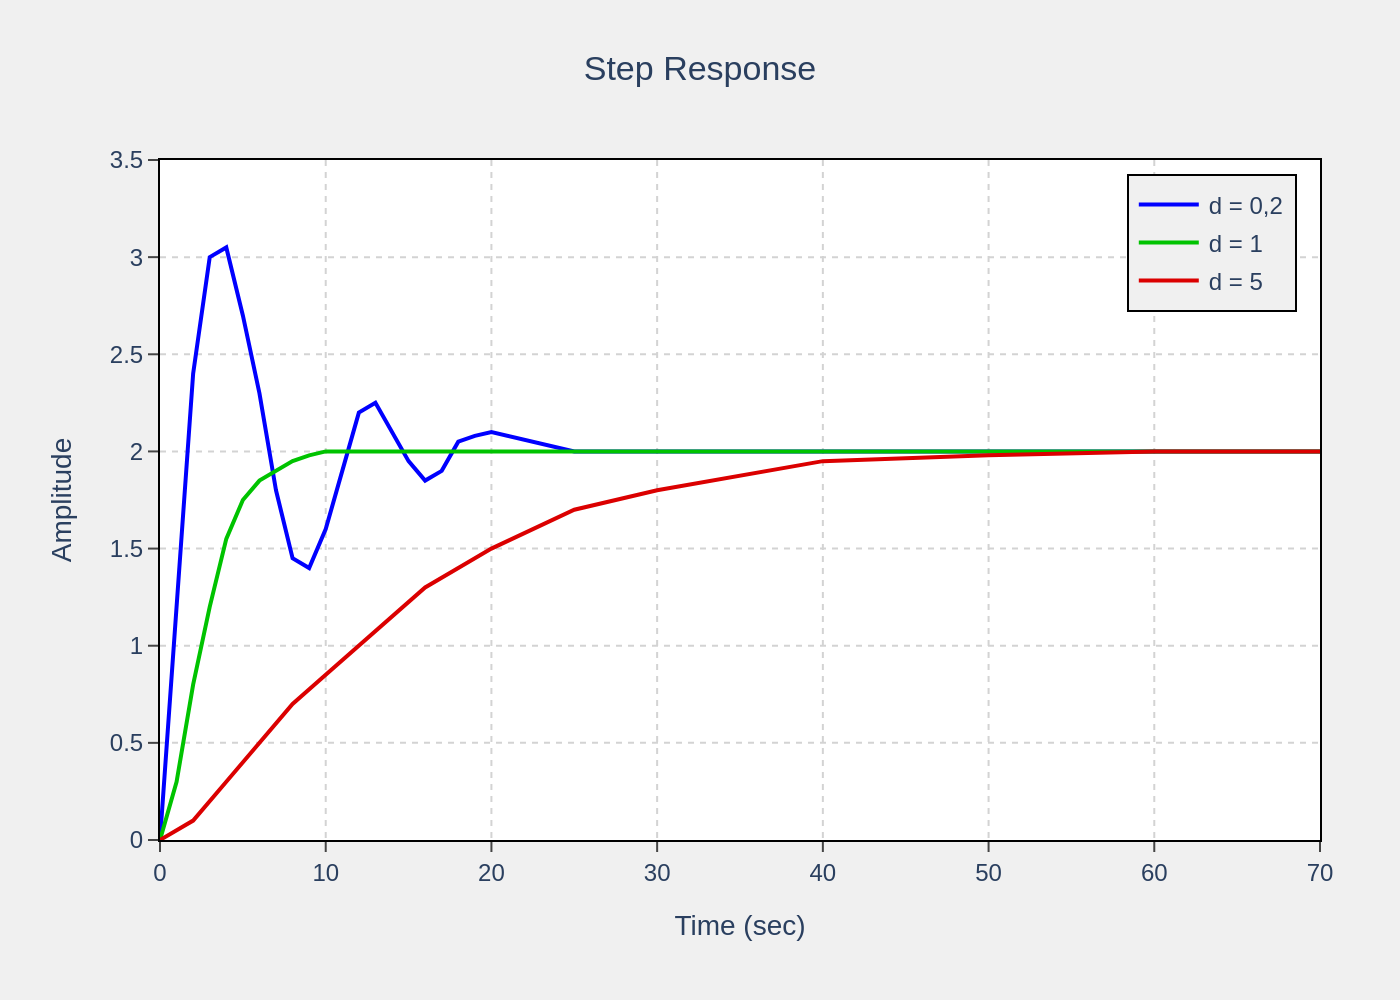

The script that drew this image:
import sys
import json
from pathlib import Path
import plotly.graph_objects as go

# --- 1. Argument and File Handling ---
if len(sys.argv) != 2:
    print("Usage: python script.py <path_to_json_file>")
    sys.exit(1)

json_path = Path(sys.argv[1])
if not json_path.is_file():
    print(f"Error: JSON file not found at '{json_path}'")
    sys.exit(1)

output_filename = json_path.with_suffix(".png")

# --- 2. Load Data from JSON ---
with open(json_path, 'r', encoding='utf-8') as f:
    chart_info = json.load(f)

chart_data = chart_info.get("chart_data", [])
texts = chart_info.get("texts", {})
colors = chart_info.get("colors", [])

# --- 3. Create Chart Figure ---
fig = go.Figure()

# --- 4. Add Traces ---
for i, series in enumerate(chart_data):
    fig.add_trace(go.Scatter(
        x=series.get('x'),
        y=series.get('y'),
        name=series.get('name'),
        mode='lines',
        line=dict(color=colors[i] if i < len(colors) else None, width=2)
    ))

# --- 5. Configure Layout ---
fig.update_layout(
    title=dict(
        text=texts.get('title'),
        x=0.5,
        xanchor='center'
    ),
    xaxis_title=texts.get('x_axis_title'),
    yaxis_title=texts.get('y_axis_title'),
    xaxis=dict(
        range=[0, 70],
        showgrid=True,
        gridcolor='#D3D3D3',
        griddash='dot',
        zeroline=False,
        mirror=True,
        ticks='outside',
        showline=True,
        linecolor='black'
    ),
    yaxis=dict(
        range=[0, 3.5],
        showgrid=True,
        gridcolor='#D3D3D3',
        griddash='dot',
        zeroline=False,
        mirror=True,
        ticks='outside',
        showline=True,
        linecolor='black'
    ),
    font=dict(
        family="Arial",
        size=12
    ),
    legend=dict(
        x=0.98,
        y=0.98,
        xanchor='right',
        yanchor='top',
        bordercolor='black',
        borderwidth=1
    ),
    margin=dict(l=80, r=40, t=80, b=80),
    plot_bgcolor='white',
    paper_bgcolor='#F0F0F0'
)

# --- 6. Output Chart ---
fig.write_image(output_filename, scale=2)
print(f"Chart saved to {output_filename}")
